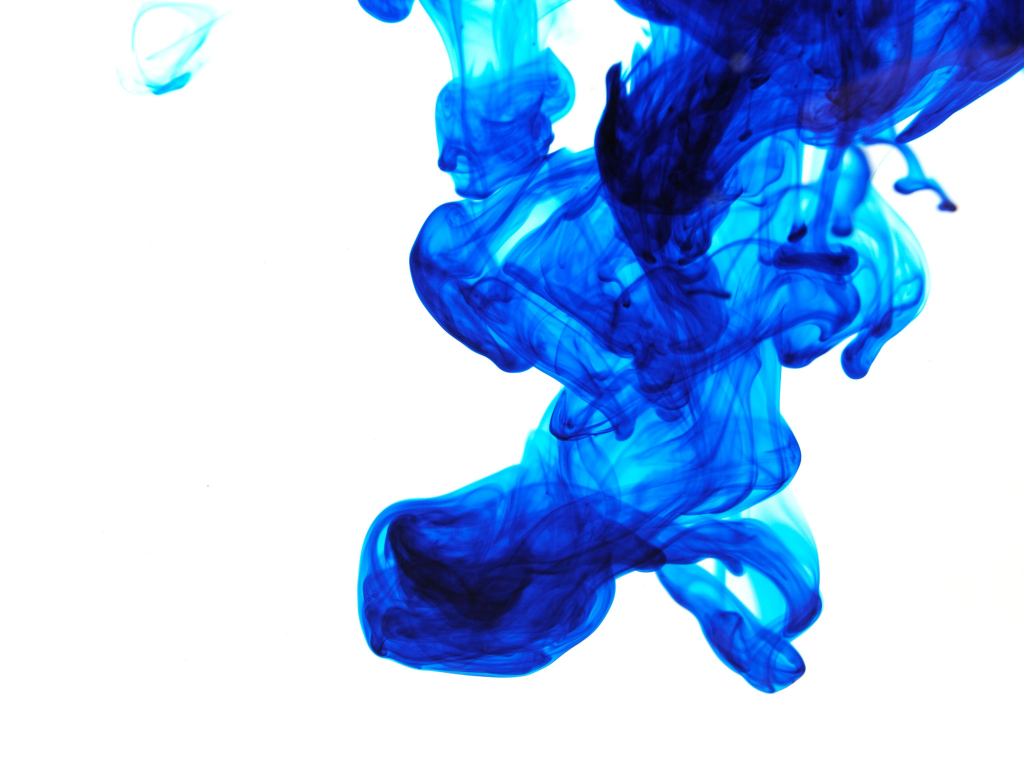
#> input picture fluid.jpg, 3072 x 2304 px (shown at 1/3 size); the run also reads 1 picture not shown here
$ jupyter execute --allow-errors FFT.ipynb
#> lines starting #> are read from the running program, lines starting #| are printed output that depends on the picture
### utils.py
import numpy as np
import matplotlib.pyplot as plt
from matplotlib.patches import Rectangle
import matplotlib.animation as animation
from matplotlib import colors, colorbar,cm
import matplotlib as mpl
import skimage.io
from skimage import filters
from skimage.color import rgb2gray
from skimage.filters import window, difference_of_gaussians
import scipy
from math import ceil
import cv2 as cv
from math import sin,cos, tan,pi


# [246 lines left out: functions shift_images, show_image_sequence, animate_u_v, animate_OF, animate_frames, hsv_colour_wheel and 2 more, not called in this run]

### FFT.ipynb
# FFT Phase Correlation

[cell 1]
import numpy as np
import matplotlib.pyplot as plt

import skimage.io
from skimage import filters
from skimage.color import rgb2gray
from skimage.filters import window, difference_of_gaussians

import scipy

[cell 2]
frame = skimage.io.imread('fluid.jpg')
#> frame is the input picture: shape (2304, 3072, 3); mean R, G, B 168.2, 197.5, 237.7

plt.imshow(frame)
plt.show()

[cell 3]
frame.shape
#> Out = (2304, 3072, 3)

[cell 4]
img1 = rgb2gray(frame[:300,-300:,::-1])
plt.title('Mini Map')
plt.imshow(img1,cmap='gray')
plt.show()

[cell 5]
def shift_image(shift_x,shift_y, img):

    #Shift the img1 10 pixels to the right and 20 pixels down.
#> called with shift_x = 10, shift_y = 10
    translated = np.roll(img, shift_y, axis=0)
    img2 = np.roll(translated, shift_x, axis=1)
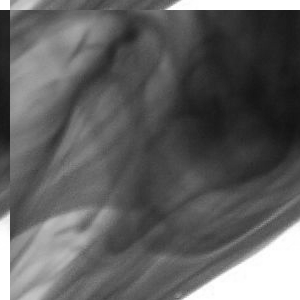
#> img2: shape (300, 300) float64; min 0.0756, max 1, mean 0.381

    fig, axes = plt.subplots(1, 2)
    ax = axes.ravel()
    ax[0].set_title("Image 1")
    ax[0].imshow(img)
    ax[1].set_title("Image 2 ")
    ax[1].imshow(img2)
    plt.show()
    return img2

img2 = shift_image(shift_x=10,shift_y=10, img=img1)

# Finding the shift

Apply a window function (e.g., a Hamming window) on both images to reduce edge effects.

[cell 6]
def reduce_edge_effects(img1,img2):
    img1_wimage = img1 * window('hann', img1.shape)
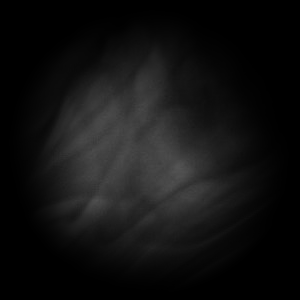
#> img1_wimage: shape (300, 300) float64; min 0, max 0.331, mean 0.0688
    img2_wimage = img2 * window('hann', img2.shape)

    fig, axes = plt.subplots(1, 2)
    ax = axes.ravel()
    ax[0].set_title("Image 1 windowed")
    ax[0].imshow(img1_wimage)
    ax[1].set_title("Image 2 windowed")
    ax[1].imshow(img2_wimage)
    plt.show()
    return img1_wimage,img2_wimage

img1_wimage,img2_wimage = reduce_edge_effects(img1,img2)

[cell 7]
def get_fft_shift(img1,img2):
    # Calculate the discrete 2D Fourier transform of both images.
    img1_fs = np.fft.fft2(img1)
    img2_fs = np.fft.fft2(img2)
    # Calculate the cross-power spectrum by taking the complex conjugate of the second result,
    # multiplying the Fourier transforms together elementwise, and normalizing this product elementwise.
    cross_power_spectrum = (img1_fs * img2_fs.conj()) / np.abs(img1_fs * img2_fs.conj())
    # inverse
    r = np.abs(np.fft.ifft2(cross_power_spectrum))
    r = np.fft.fftshift(r)
    [py,px] = np.argwhere(r==r.max())[0]
#> py = 140; px = 140
    cx,cy = img2.shape[0]//2,img2.shape[1]//2
#> cx = 150; cy = 150
    shift_x = cx - px
#> shift_x = 10
    shift_y = cy - py
#> shift_y = 10
    print(f'Shift measured X:{shift_x}, Y:{shift_y}')
#| Shift measured X:10, Y:10
    return shift_x,shift_y

get_fft_shift(img1_wimage,img2_wimage)
#> Out = (10, 10)

For small window and small shift, results are accurate

# Try with a larger image window

[cell 8]
img1 = rgb2gray(frame[:3000,-3000:,::-1])
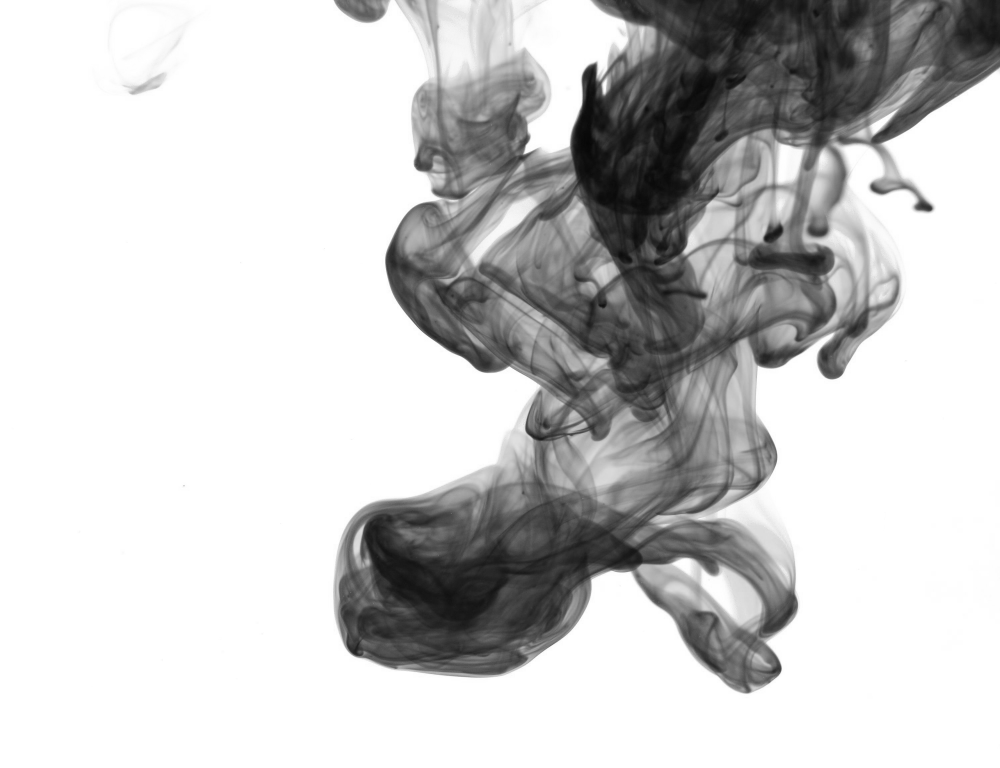
#> img1: shape (2304, 3000) float64 (shown at 1/3 size); min 0.0224, max 1, mean 0.795
plt.title('Mini Map')
plt.imshow(img1,cmap='gray')
plt.show()

[cell 9]
img2 = shift_image(shift_x=10,shift_y=10, img=img1)
img1_wimage,img2_wimage = reduce_edge_effects(img1,img2)
#> in reduce_edge_effects (call 2), `img2_wimage = img2 * window('hann', img2.shape)`:
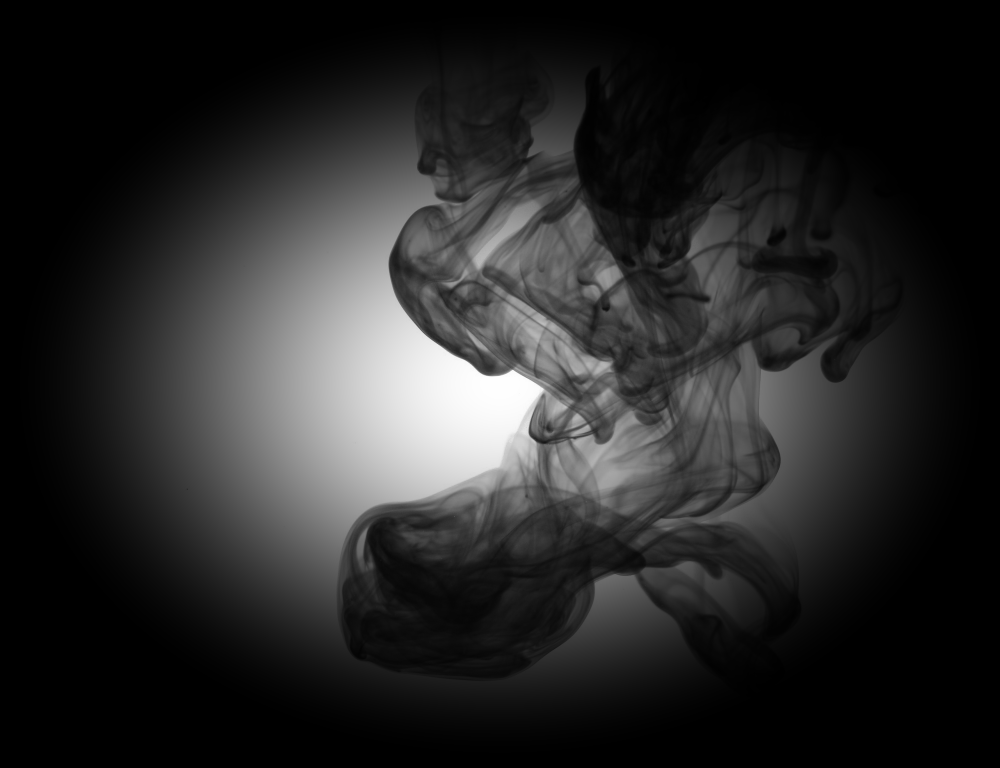
#> img2_wimage: shape (2304, 3000) float64 (shown at 1/3 size); min 0, max 1, mean 0.157
get_fft_shift(img1_wimage,img2_wimage)
#| Shift measured X:-338, Y:358
#> Out = (-338, 358)

For bigger window and small shift, results are not accurate

# Try with a smaller window but bigger shift

[cell 10]
img1 = rgb2gray(frame[:300,-300:,::-1])
plt.title('Mini Map')
plt.imshow(img1,cmap='gray')
plt.show()

[cell 11]
img2 = shift_image(shift_x=100,shift_y=100, img=img1)
#> call 3 of shift_image, with shift_x = 100, shift_y = 100
#> in shift_image (call 3), `translated = np.roll(img, shift_y, axis=0)`:
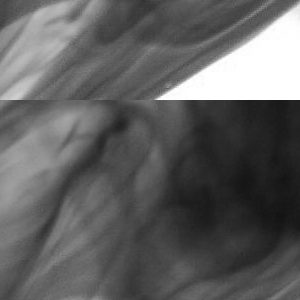
#> translated: shape (300, 300) float64; min 0.0756, max 1, mean 0.381
#> in shift_image (call 3), `img2 = np.roll(translated, shift_x, axis=1)`:
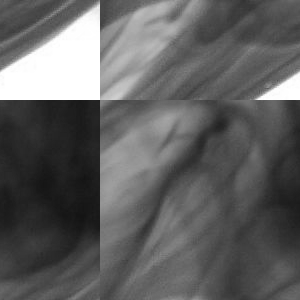
#> img2: shape (300, 300) float64; min 0.0756, max 1, mean 0.381
img1_wimage,img2_wimage = reduce_edge_effects(img1,img2)
get_fft_shift(img1_wimage,img2_wimage)
#> in get_fft_shift (call 3), `r = np.abs(np.fft.ifft2(cross_power_spectrum))`:
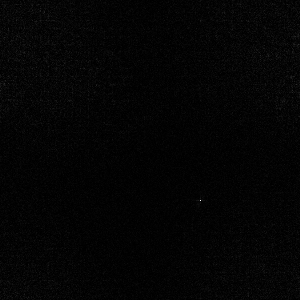
#> r: shape (300, 300) float64; min 4.94e-08, max 0.139, mean 0.00248; drawn with min black and max white
#> in get_fft_shift (call 3), `[py,px] = np.argwhere(r==r.max())[0]`: py = 50
#> in get_fft_shift (call 3), `shift_x = cx - px`: shift_x = 100
#| Shift measured X:100, Y:100
#> Out = (100, 100)

Results are still accurate even with bigger shift

[cell 12]
import importlib
import utils
importlib.reload(utils)
from utils import *

import OF_plume.OF_algo
importlib.reload(OF_plume.OF_algo)
from OF_plume.OF_algo import *

[cell 13]
frame = skimage.io.imread(r'pics/fluid.jpg')
frame.shape
#> Out = (2304, 3072, 3)

[cell 14]
im_stack, coord_list = shift_images(shift_x=5,shift_y=0,frame=frame,dim=700,x0=900,y0=1400)
#> in shift_images, `frame_grey = rgb2gray(frame)`:
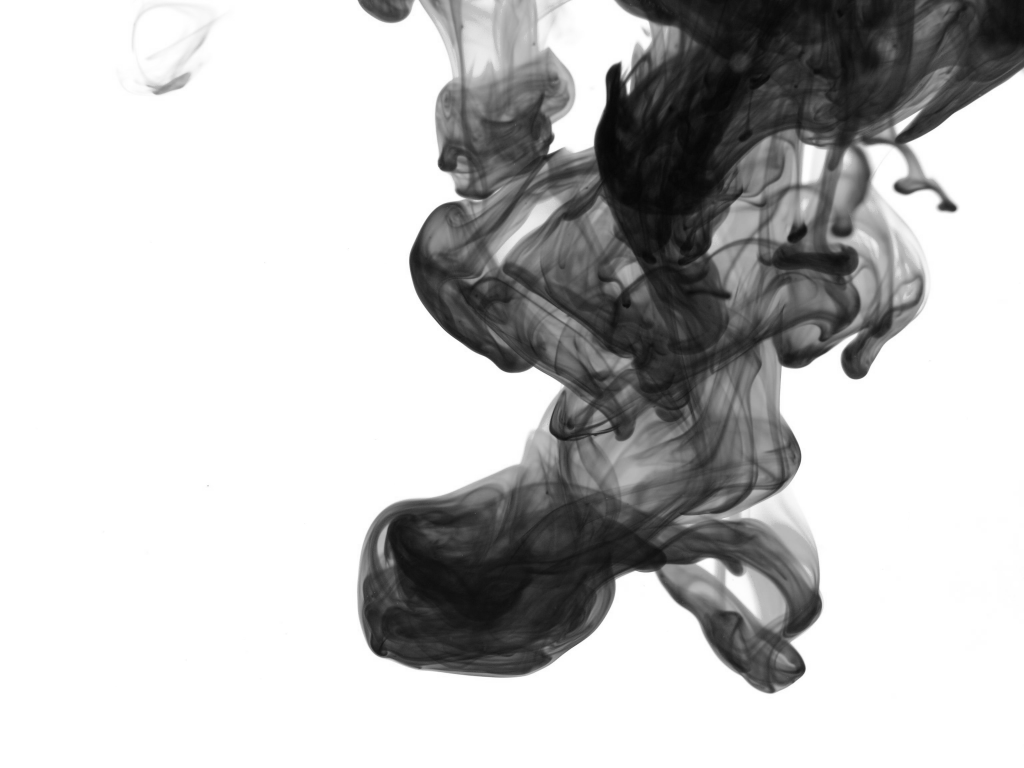
#> frame_grey: shape (2304, 3072) float64 (shown at 1/3 size); min 0.0171, max 1, mean 0.762
#> the loop in shift_images, `while (y0_new + dim < nrow) and (y0_new >= 0) and (x0_new + dim < ncol..` made 295 passes
#> pass 3, in shift_images, `img = frame_grey[y0_new:y0_new+dim,x0_new:x0_new+dim]`:
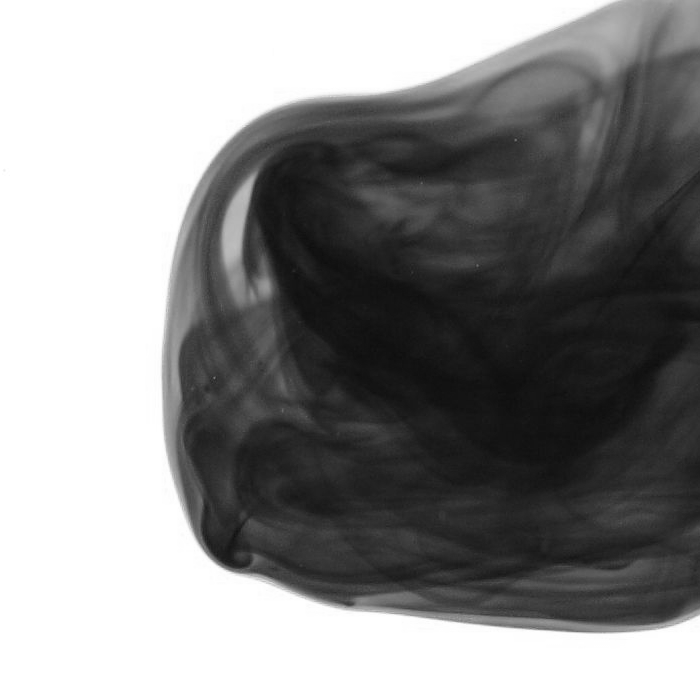
#> img: shape (700, 700) float64; min 0.0544, max 1, mean 0.551
#> after the loop in shift_images, `while (y0_new + dim < nrow) and (y0_new >= 0) and (x0_new + dim < ncol..`: coord_list = 295 items; x0_new = 2375; y0_new = 1400
#> coord_list = 295 items
print(im_stack.shape)
#| (700, 700, 295)
show_image_sequence(im_stack,step_size=10)
#> in show_image_sequence, `plt.show()`:
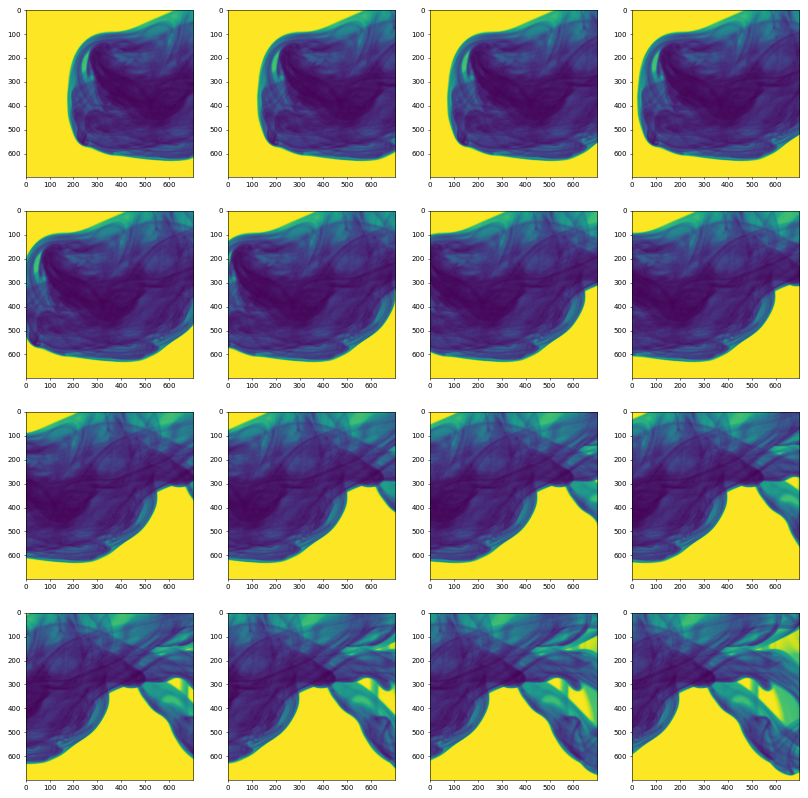
#> figure drawn by matplotlib, 16 panels
